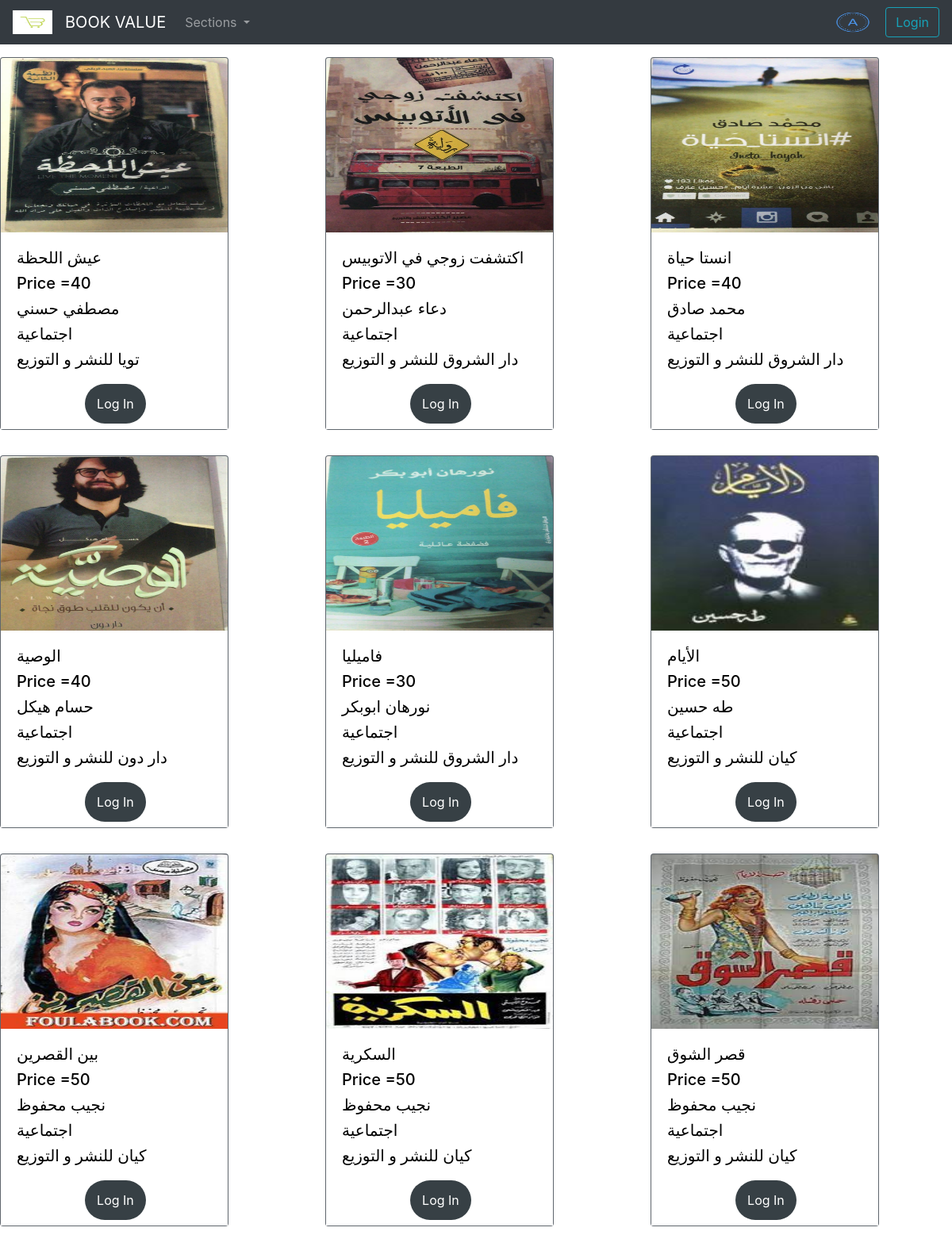
Screenshot of /sections/agtma3aya.php with the database file from the repository.
### tables this page shows
CREATE TABLE `products` (
  `ID` int(11) NOT NULL,
  `name` varchar(255) NOT NULL,
  `price` int(11) NOT NULL,
  `author` varchar(255) NOT NULL,
  `sectionID` int(11) NOT NULL,
  `companyID` int(11) NOT NULL,
  `image` varchar(4000) NOT NULL,
  `quantity` varchar(2000) NOT NULL
);

CREATE TABLE `sections` (
  `ID` int(11) NOT NULL,
  `name` varchar(255) NOT NULL
);

CREATE TABLE `partnershipcompany` (
  `ID` int(11) NOT NULL,
  `name` varchar(255) NOT NULL
);

### sections/agtma3aya.php (the view, shortened to what this page needs)
<?php
include "../general/config.php";
include "../shared UI/nav.php";
?>
  <!DOCTYPE html>
<html lang="en">
<head>
</head>
<body >
<div class="row">
<?php
$QueryFromProducts = "SELECT * FROM products WHERE sectionID='8'";
$ExecuteQuery = mysqli_query($conn, $QueryFromProducts);
foreach ($ExecuteQuery as $ProductData) {
?>
  <?php
  $SectionID = $ProductData['sectionID'];
  $JoinSection = "SELECT sections.name FROM sections JOIN products ON sections.ID = $SectionID ";
  $ExcuteJoinSection = mysqli_query($conn, $JoinSection);
  $FetchSection = mysqli_fetch_assoc($ExcuteJoinSection);
  $CompanyID = $ProductData['companyID'];
  $JoinCompany = "SELECT partnershipcompany.name FROM partnershipcompany JOIN products ON partnershipcompany.ID = $CompanyID";
  $ExcuteJoinCompany = mysqli_query($conn, $JoinCompany);
  $FetchCompany = mysqli_fetch_assoc($ExcuteJoinCompany);
  $SectionName = $FetchSection['name'];
  $CompanyName = $FetchCompany['name'];
  ?>
  <div class="col">
    <div class="card text-white bg-secondary mb-3 mt-3 " style="width: 18rem;">
      <img src="../pic/<?php echo $ProductData['image']?>" class="card-img-top" alt="book" width="200" height="220">
      <div class="card-body" style="background-color: white; color: black; " >
        <h5 class="h5" class="card-title"><?php echo $ProductData['name'] ?></h5>
        <h5 class="h5" class="card-title"> Price =<?php echo $ProductData['price'] ?></h5>
        <h5 class="h5" class="card-title"><?php echo $ProductData['author'] ?></h5>
        <h5 class="h5" class="card-title"><?php echo $SectionName ?></h5>
        <h5 class="h5" class="card-title"><?php echo $CompanyName ?></h5>
        <?php if (isset($_SESSION['custID'])) : ?>
          <a class="btnnnn" href="/ecommerce/customers/order.php?PID=<?php echo $ProductData['ID'] ?>" class="btn btn-light">buy</a>
        <?php else : ?>
          <a class="btnnnn" href="/ecommerce/customers/logincustomer.php" class="btn btn-light">Log In</a>
        <?php endif; ?>
      </div>
    </div>
  </div>
<?php } ?>
</div>
</body>
</html>

### shared UI/head.php (shortened to what this page needs)
<html>
<head>
<link rel="stylesheet" href="https://cdn.jsdelivr.net/npm/bootstrap@4.6.0/dist/css/bootstrap.min.css">
</head>
<body>

### shared UI/nav.php (shortened to what this page needs)
<?php include 'head.php';
?>
<nav class="navbar navbar-expand-lg navbar-dark bg-dark">
    <a class="navbar-brand" href="/ecommerce/">
      <img src="/ecommerce/pic/sh.png" alt="" width="50" height="30">
    </a>
  <a href="/ecommerce" class="navbar-brand">BOOK VALUE</a>
  <div class="collapse navbar-collapse" id="navbarSupportedContent">
    <ul class="navbar-nav mr-auto">
      <li class="nav-item dropdown">
        <a class="nav-link dropdown-toggle" href="#" id="navbarDropdown" role="button" data-toggle="dropdown" aria-haspopup="true" aria-expanded="false">
          Sections
        </a>
      </li>
    </ul>
    <a class="navbar-brand" href="/ecommerce/welcome.php">
      <img src="/ecommerce/pic/aaa.png" alt="" width="50" height="30">
    </a>
      <?php if (isset($_SESSION['custID'])) : ?>
        <form method="POST" class="d-flex">
          <a href="/ecommerce/customers/profile.php?custID<?php echo $_SESSION['custID']?>" class="btn btn-outline-info " style="margin-top: 15px;">Profile</a>
          <a href="/ecommerce/feedback/addfeedback.php" class="btn btn-outline-info" type="submit" style="margin-top: 15px;">Feedback</a>
          <button name="logout" class="btn btn-outline-danger " style="margin-top: 15px;" onclick="return confirm('are you sure?')">LogOut</button>
        </form>
      <?php else : ?>
        <a href="/ecommerce/customers/logincustomer.php" class="btn btn-outline-info ">Login</a>
      <?php endif; ?>
  </div>
</nav>
<?php include 'script.php' ?>

### shared UI/script.php (shortened to what this page needs)
</body>
</html>

### sections/agtma3aya.php (style rules this page uses)
.btnnnn { padding: 15px; background-color: #374045; border-radius: 25px; color: white; margin-left: 35%; margin-top: 20px; }
.col { float: left; }

### rows the page displays
products: image (picture), name "عيش اللحظة", price "40", author "مصطفي حسني", sectionID.name "اجتماعية", partnershipcompany.name "تويا للنشر و التوزيع"
products: image (picture), name "اكتشفت زوجي في الاتوبيس", price "30", author "دعاء عبدالرحمن", sectionID.name "اجتماعية", partnershipcompany.name "دار الشروق للنشر و التوزيع"
products: image (picture), name "انستا حياة", price "40", author "محمد صادق", sectionID.name "اجتماعية", partnershipcompany.name "دار الشروق للنشر و التوزيع"
products: image (picture), name "الوصية", price "40", author "حسام هيكل", sectionID.name "اجتماعية", partnershipcompany.name "دار دون للنشر و التوزيع"
products: image (picture), name "فاميليا", price "30", author "نورهان ابوبكر", sectionID.name "اجتماعية", partnershipcompany.name "دار الشروق للنشر و التوزيع"
products: image (picture), name "الأيام", price "50", author "طه حسين", sectionID.name "اجتماعية", partnershipcompany.name "كيان للنشر و التوزيع"
products: image (picture), name "بين القصرين", price "50", author "نجيب محفوظ", sectionID.name "اجتماعية", partnershipcompany.name "كيان للنشر و التوزيع"
products: image (picture), name "السكرية", price "50", author "نجيب محفوظ", sectionID.name "اجتماعية", partnershipcompany.name "كيان للنشر و التوزيع"
products: image (picture), name "قصر الشوق", price "50", author "نجيب محفوظ", sectionID.name "اجتماعية", partnershipcompany.name "كيان للنشر و التوزيع"
